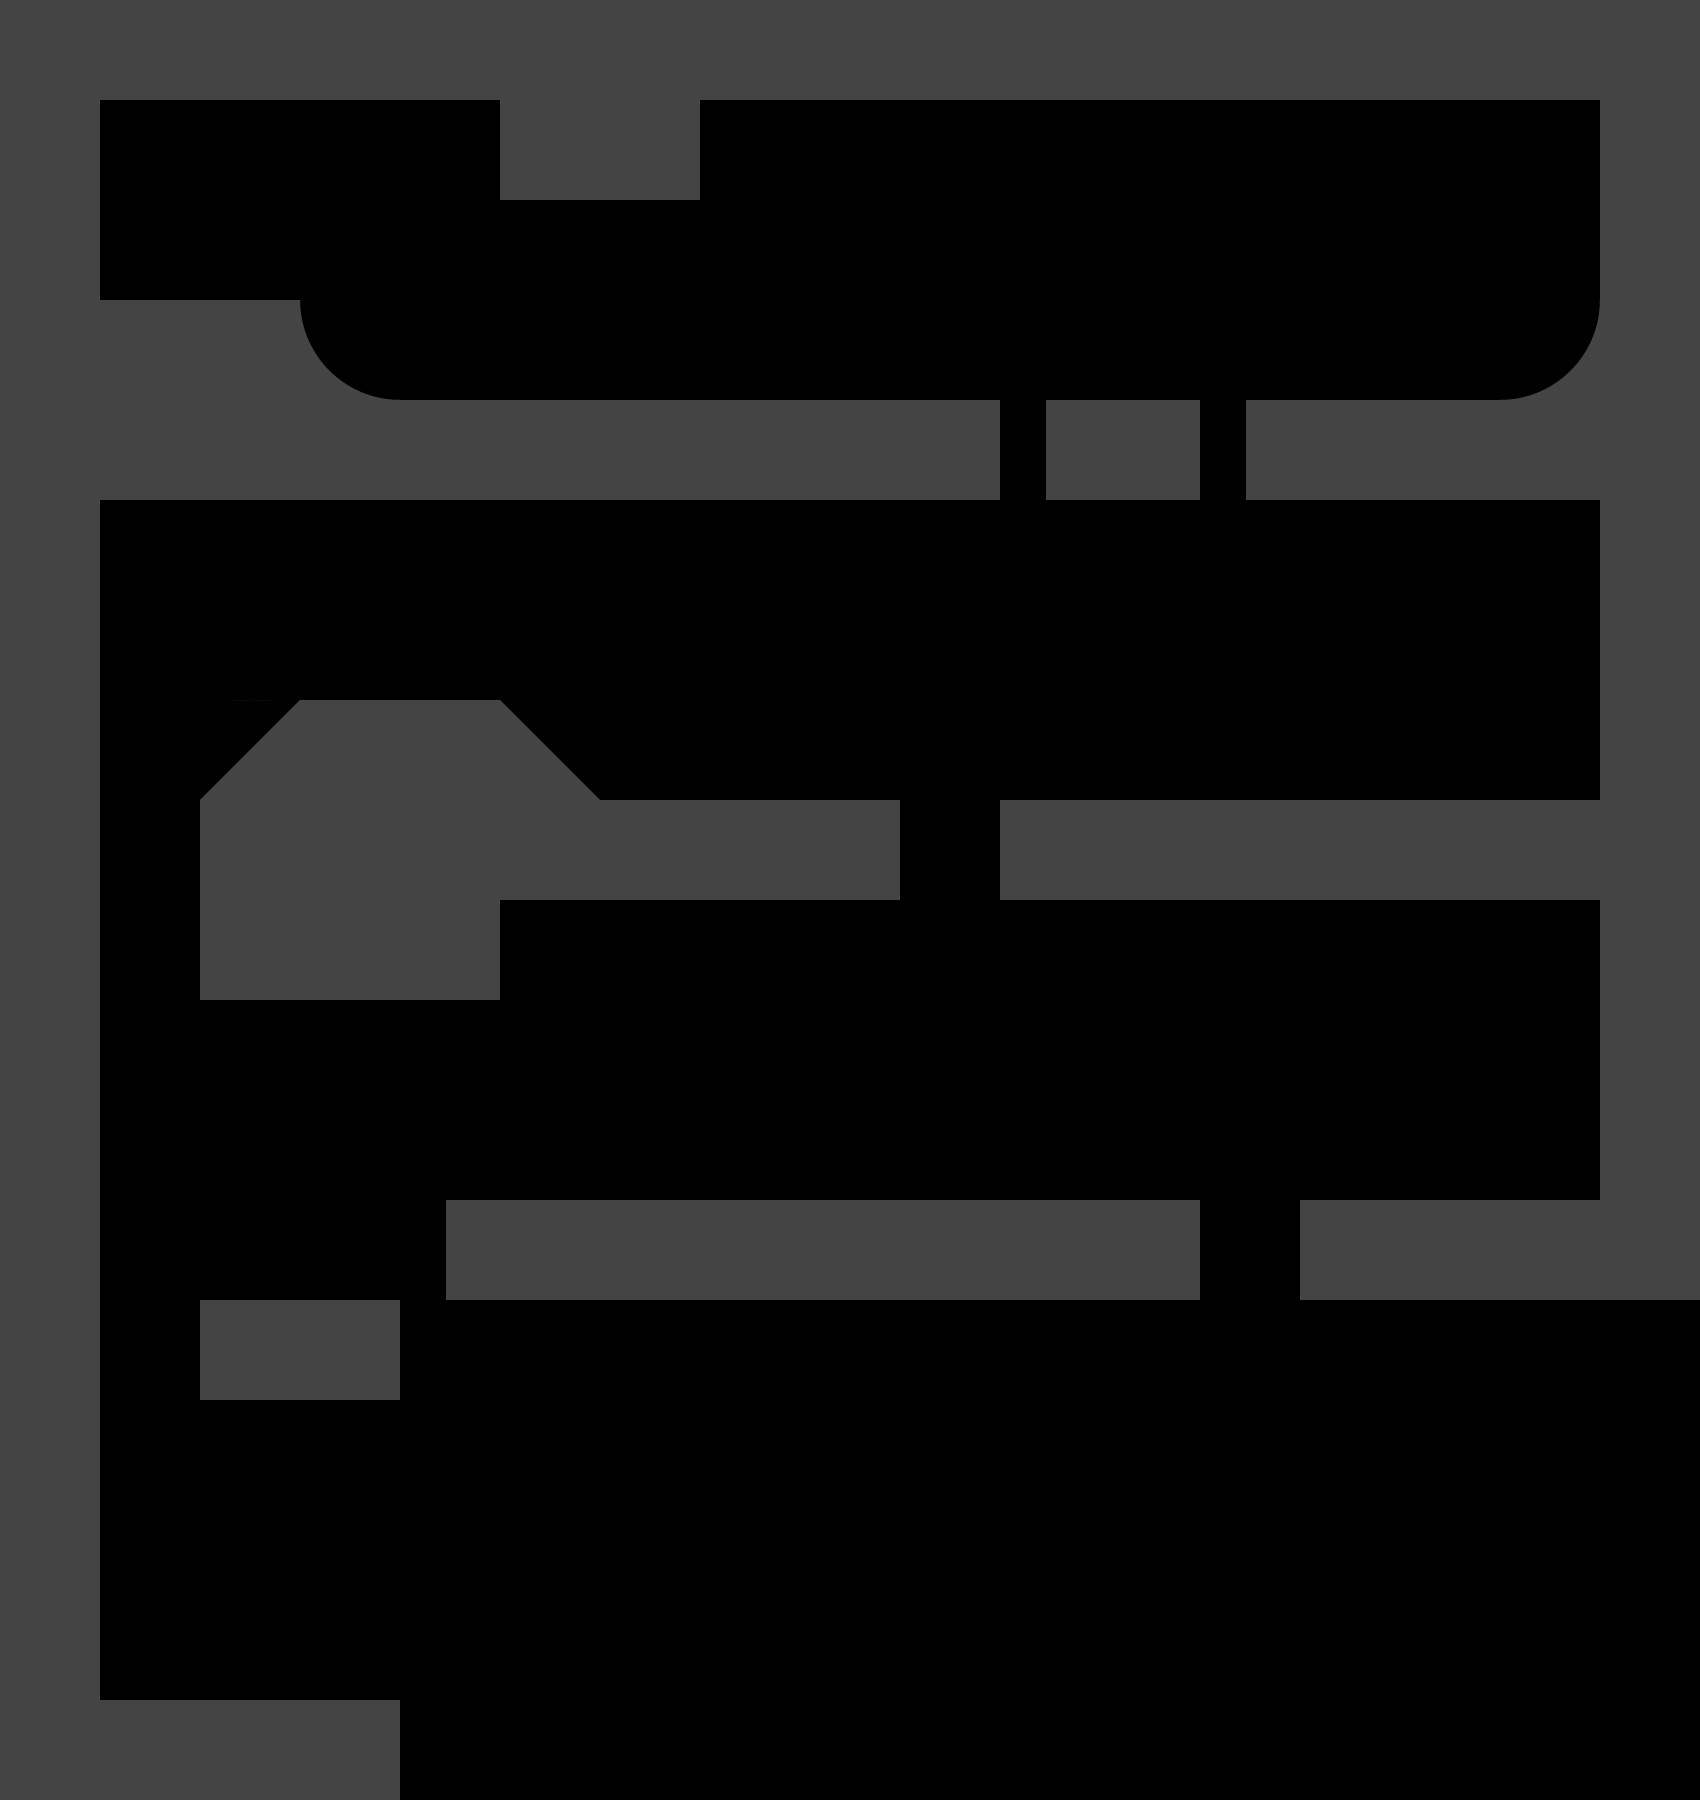

A 2D game scene composited from a Tiled map and its tileset images. What follows is a short description and the map's XML, with each tile layer's data collapsed to a summary:
An orthogonal 17x18 tile map with 100x100 px tiles, 2 tile layers (Fond, Solide) and 5 objects (Start, Item, endLevelLift, Caisse).

<map version="1.2" tiledversion="1.3.1" orientation="orthogonal" renderorder="right-down" compressionlevel="0" width="17" height="18" tilewidth="100" tileheight="100" infinite="0" nextlayerid="6" nextobjectid="35">
 <tileset firstgid="1" name="ElementsTiles-01-01.png" tilewidth="100" tileheight="100" tilecount="39" columns="13">
  <image source="ElementsTiles-01-01.png" width="1300" height="300" />
 </tileset>
 <layer id="1" name="Fond" width="17" height="18">
  <data>[306 cells, 0 non-empty, 0 distinct tile ids]</data>
 </layer>
 <layer id="2" name="Solide" width="17" height="18">
  <data>[306 cells, 103 non-empty, 6 distinct tile ids]</data>
 </layer>
 <objectgroup id="4" name="CollisionRectangles" />
 <objectgroup id="5" name="CollisionPolygons" />
 <objectgroup id="3" name="Objets">
  <object id="1" name="Start" x="104.997" y="194" width="88" height="106" />
  <object id="6" name="uranium" type="Item" x="732.5" y="140.5" width="29" height="29">
   <ellipse />
  </object>
  <object id="7" name="endLevelLift" x="1352" y="276" width="105" height="122">
   <properties>
    <property name="nextLevel" value="_Level02_v1_100px" />
   </properties>
  </object>
  <object id="13" x="1457" y="128" width="1">
   <ellipse />
  </object>
  <object id="17" name="Caisse" type="Caisse" x="928" y="336" width="60" height="60" />
 </objectgroup>
</map>
